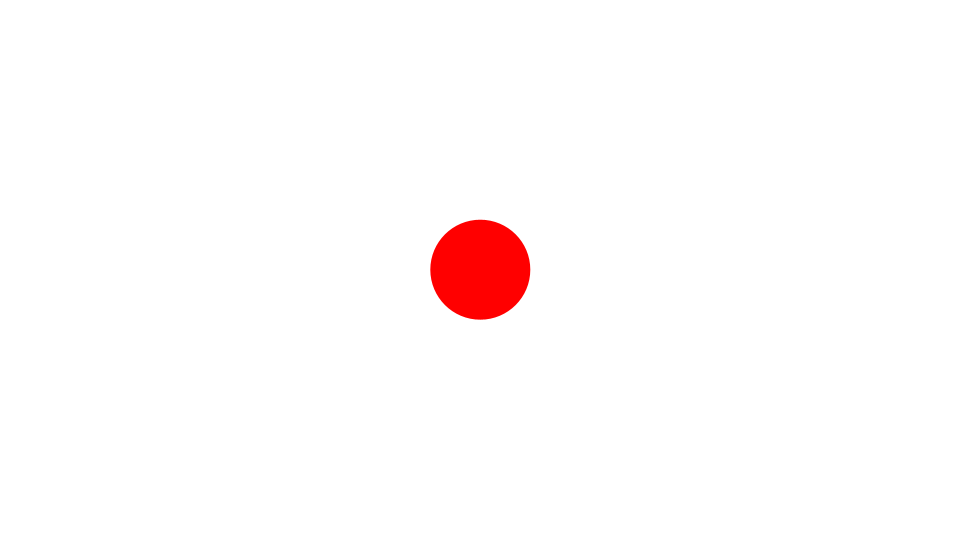
Frame 1 (no input)
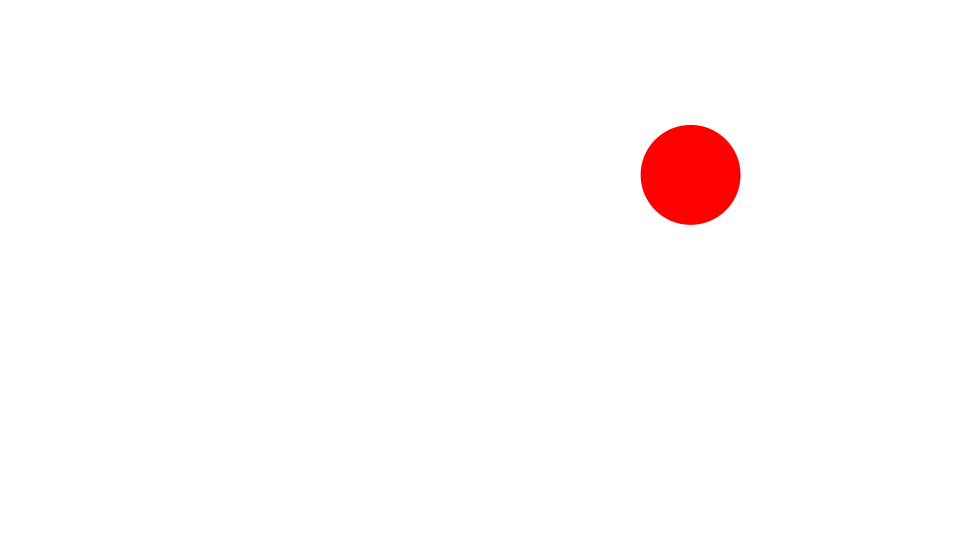
Frame 60 (the mouse pressed at the canvas centre just before this capture)
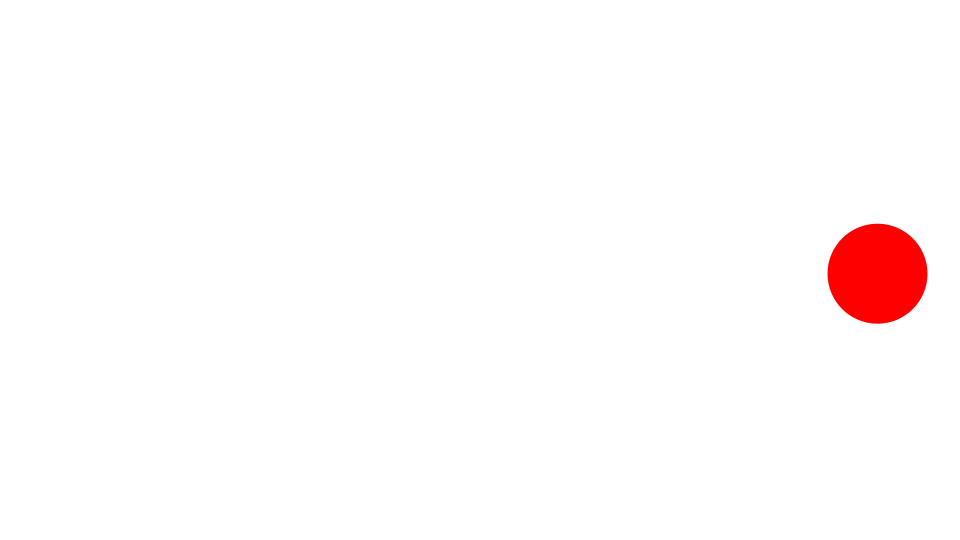
Frame 120 (the mouse held since frame 60 and released just before this capture)

The Processing sketch that drew these frames (run headless with seeded random() and noise(); from frame 60 on, the mouse is pressed at the canvas centre):

// Processing sketch: TimeBased1
// ── TimeBased1.pde
Ball ball;
float vx;
float vy;
float bounce = -0.7;
float time;
float gravity = 450;

void setup() {
  size(960, 540);
  frameRate(100);
  initialize();
}

void initialize() {
  smooth();
  noStroke();
  ball = new Ball(50);
  ball.x = width/2;
  ball.y = height/2;
  vx = 300;
  vy = -300;
  ball.setFillColor(color(255, 0, 0));
  
  time = millis();
}

void draw() {
  background(255);

  float elapsed = millis() - time;
  time = millis();
  vy += gravity * elapsed / 1000;
  ball.x += vx * elapsed / 1000;
  ball.y += vy * elapsed / 1000;
  float left = 0;
  float right = width;
  float top = 0;
  float bottom = height;
  
  if(ball.x + ball.radius > right) {
    ball.x = right - ball.radius;
    vx *= bounce;
  }else if(ball.x - ball.radius < left) {
    ball.x = left + ball.radius;
    vx *= bounce;
  }
  if(ball.y + ball.radius > bottom) {
    ball.y = bottom - ball.radius;
    vy *= bounce;
  }else if(ball.y - ball.radius < top){
    ball.y = top + ball.radius;
    vy *= bounce;
  }
  
  ball.update();
}

////////////////////////////////

class Ball extends Sprite {
  float radius;
  float vx, vy;
  
  Ball(float radius) {
    super();
    this.radius = radius;
  }
  
  void draw() {
    ellipse(0, 0, radius*2, radius*2);
  }
}

////////////////////////////////

class Sprite {
  float x, y;
  float scaleX, scaleY;
  float width, height;
  float rotation;
  boolean visible;
  color strokeColor;
  color fillColor;
  Boolean isStroke;
  Boolean isFill;
  
  Sprite() {
    x = 0.0;
    y = 0.0;
    scaleX = 1.0;
    scaleY = 1.0;
    rotation = 0.0;
    strokeColor = color(0);
    fillColor = color(0);
    isStroke = false;
    isFill = false;
    visible = true;
  }
  
  void update() {
    if(! visible) return;
    pushMatrix();
    translate(x, y);
    scale(scaleX, scaleY);
    rotate(rotation * PI / 180.0);
    if(isStroke) stroke(strokeColor);
    if(isFill) fill(fillColor);
    draw();
    popMatrix();
  }
  
  void setStrokeColor(color strokeColor) {
    this.strokeColor = strokeColor;
    isStroke = true;
  }
  
  void setFillColor(color fillColor) {
    this.fillColor = fillColor;
    isFill = true;
  }
  
  void draw() {}
}
